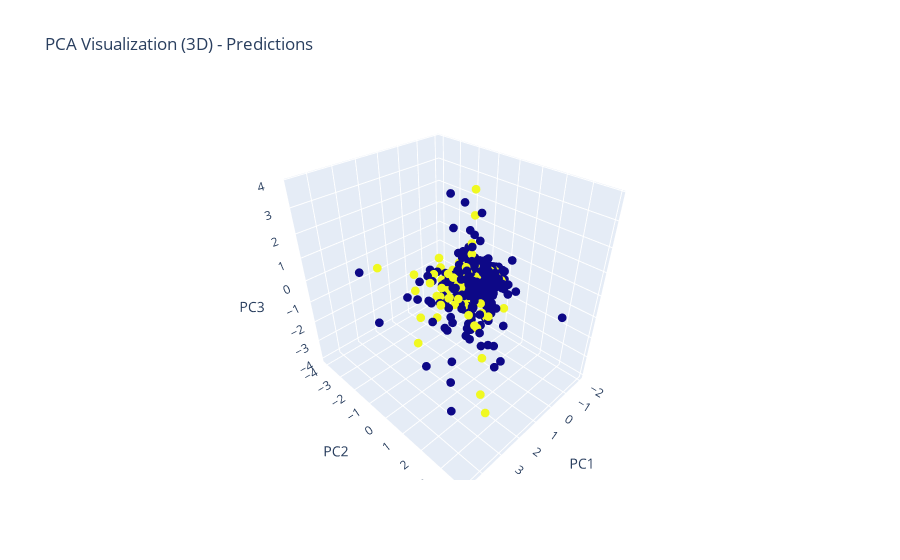

Notebook code for this chart:
### Code cell
plot_predict_pca_3d_remove_outlier(X_smote, X_test, y_smote, y_test, 5)

### Figure 1 — Plotly figure (JSON) as saved in the notebook; plotly's stock layout.template omitted (floating-point values rounded to 4 significant figures; data arrays with more than 128 entries replaced by an {"elided": "..."} marker saying what was removed)
{"data": [{"marker": {"color": {"elided": "3121 int values"}, "size": 3}, "mode": "markers", "type": "scatter3d", "x": {"elided": "3121 float values"}, "y": {"elided": "3121 float values"}, "z": {"elided": "3121 float values"}}], "layout": {"autosize": true, "scene": {"aspectmode": "auto", "aspectratio": {"x": 0.8938, "y": 1.069, "z": 1.046}, "xaxis": {"title": {"text": "PC1"}, "type": "linear"}, "yaxis": {"title": {"text": "PC2"}, "type": "linear"}, "zaxis": {"title": {"text": "PC3"}, "type": "linear"}}, "title": {"text": "PCA Visualization (3D) - Predictions"}}}
